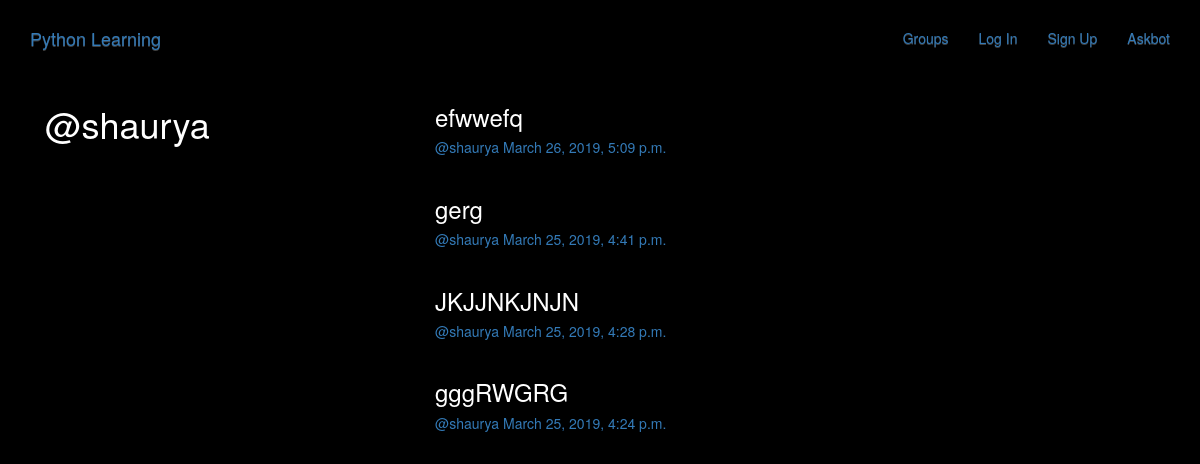
Before: /posts/by/shaurya with the older database file.
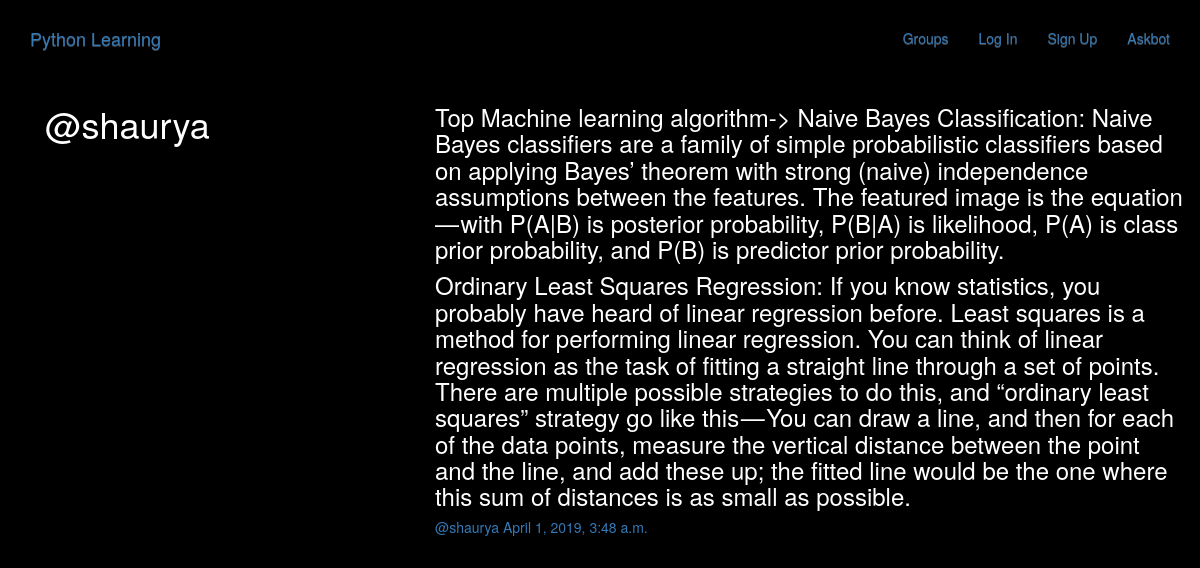
After: the same page with the newer database file.
### posts/models.py (models this page shows, shortened)
class Post(models.Model):
    user = models.ForeignKey(User,related_name='posts',on_delete=models.CASCADE)
    created_at = models.DateTimeField(auto_now=True)
    message = models.TextField()
    message_html = models.TextField(editable=False)
    group = models.ForeignKey(Group,related_name='posts',null=True,blank=True,on_delete=models.CASCADE)
    class Meta:
        ordering = ['-created_at']
        unique_together = ['user','message']

### posts/views.py (the view)
# urls.py: url(r'by/(?P<username>[-\w]+)',views.UserPosts.as_view(),name='for_user'),
class UserPosts(generic.ListView):
    model = models.Post
    template_name = 'posts/user_post_list.html'
    def get_queryset(self):
        try:
            self.post_user = User.objects.prefetch_related('posts').get(username__iexact=self.kwargs.get('username'))
        except User.DoesNotExist:
            raise Http404
        else:
            return self.post_user.posts.all()
    def get_context_data(self,**kwargs):
        context = super().get_context_data(**kwargs)
        context['post_user'] = self.post_user
        return context

### posts/templates/posts/user_post_list.html
{% extends "posts/post_base.html" %}
{% block prepost %}
  <div class="col-md-4">
    <h1>@{{post_user.username}}</h1>
  </div>
{% endblock %}
{% block post_content %}
<div class="col-md-8">
  {% for post in post_list %}
  {% include "posts/_post.html" %}
  {% endfor %}
</div>
{% endblock %}

### posts/templates/posts/_post.html (shortened to what this page needs)
<div class="post media">
  <h3>{{post.message_html|safe}}</h3>
  <div class="media-body">
    <h5 class='media-heading'>
    <span class='username'>
      <a href="{% url 'posts:for_user' username=post.user.username%}">@{{post.user.username}}</a>
    </span>
    <time class='time'>
      <a href="{% url 'posts:single' username=post.user.username pk=post.pk%}">
        {{post.created_at}}
      </a>
    </time>
    </h5>
  </div>
</div>

Changed rows visible on the page:
removed Post: message_html "efwwefq", user.username "shaurya", created_at "March 26, 2019, 5:09 p.m."
removed Post: message_html "gerg", user.username "shaurya", created_at "March 25, 2019, 4:41 p.m."
removed Post: message_html "JKJJNKJNJN", user.username "shaurya", created_at "March 25, 2019, 4:28 p.m."
removed Post: message_html "gggRWGRG", user.username "shaurya", created_at "March 25, 2019, 4:24 p.m."
added Post: message_html "Top Machine learning algorithm-> Naive Bayes Classification: Naive Bayes classifiers are a family of simple probabilistic classifiers based on applying Bayes’ theorem with strong (naive) independence assumptions between the features. The featured image is the equation — with P(A|B) is posterior probability, P(B|A) is likelihood, P(A) is class prior probability, and P(B) is predictor prior probability. Ordinary Least Squares Regression: If you know statistics, you probably have heard of linear regression before. Least squares is a method for performing linear regression. You can think of linear regression as the task of fitting a straight line through a set of points. There are multiple…", user.username "shaurya", created_at "April 1, 2019, 3:48 a.m."
